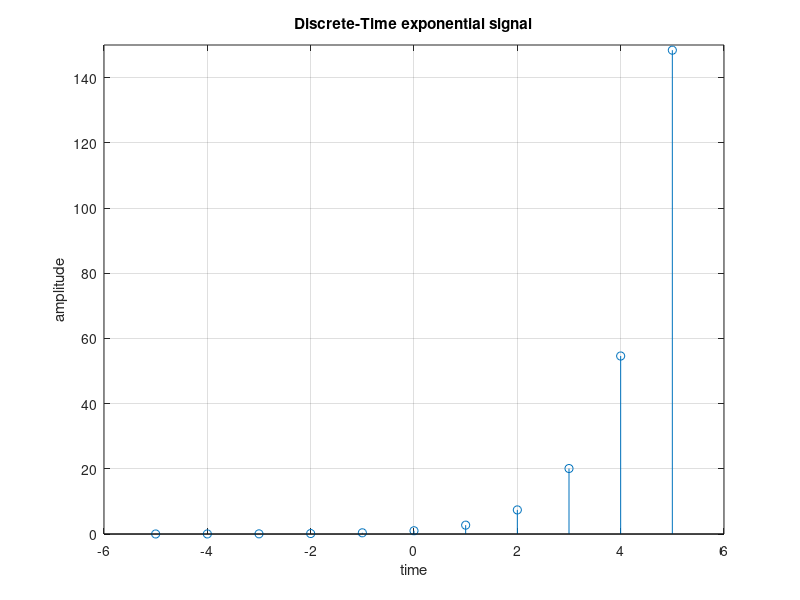
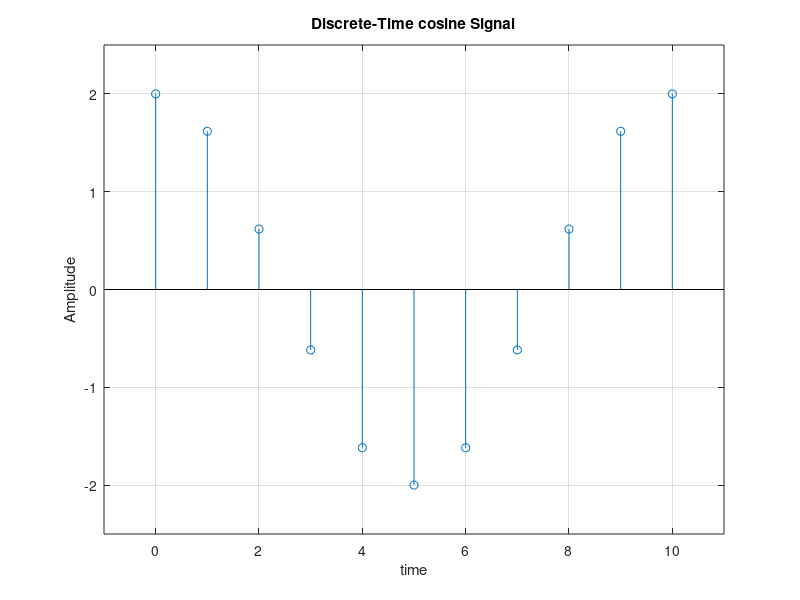
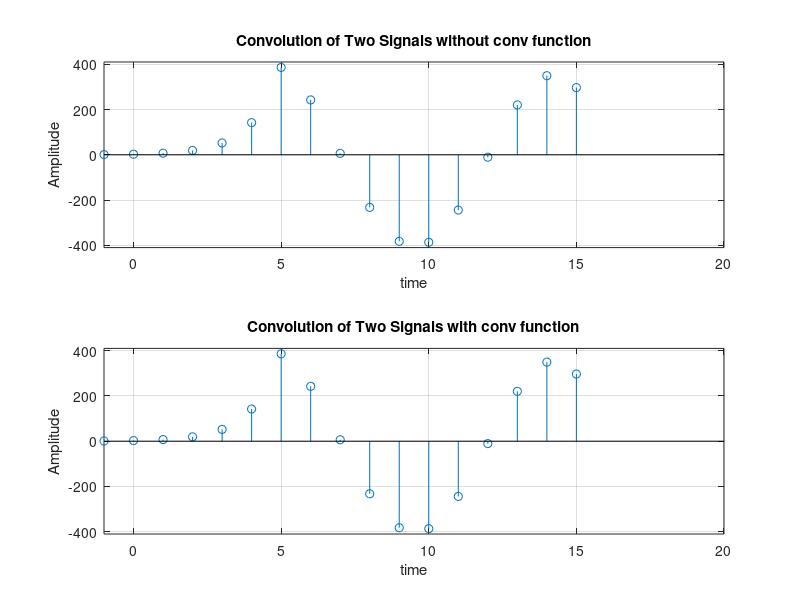
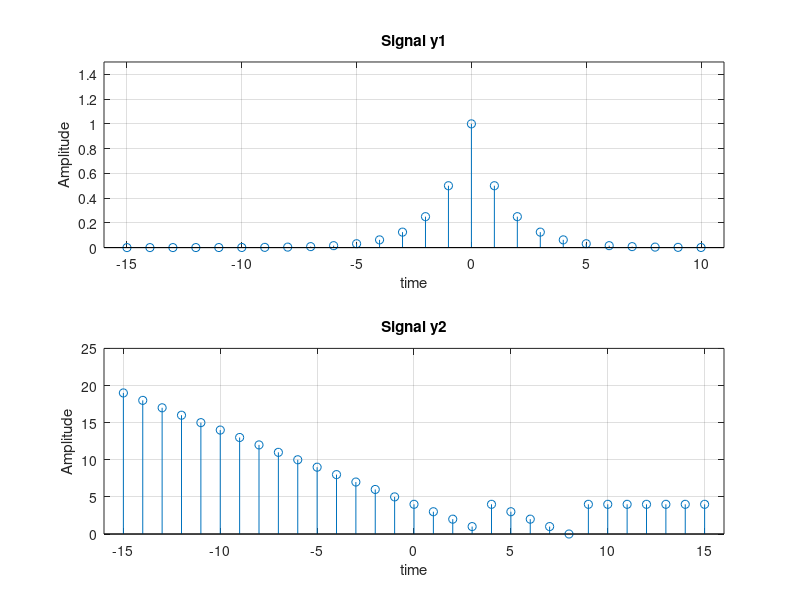

MATLAB code for these plots, in order:
clear all
close all
clc

n1 = -5:1:5;
x1 = exp(n1);

figure(1);
stem(n1,x1);
axis([-6 6 0 150]);
xlabel("time");
ylabel("amplitude");
title("Discrete-Time exponential signal");
grid on;

n2 = 0:1:10;
f = 0.1;
x2 = 2*cos(2*pi*f*n2);

figure(2);
stem(n2,x2);
axis([-1 11 -2.5 2.5]);
title('Discrete-Time cosine Signal');
xlabel('time');
ylabel('Amplitude');
grid on;



% convolution without conv function
m=length(x1);
t=length(x2);
%zero-padding
h1=[x1,zeros(1,t)];
h2=[x2,zeros(1,m)];
for i=1:t+m-1
    X(i)=0;
    for j=1:m
        if(i-j+1>0)
            X(i)=X(i)+h1(j)*h2(i-j+1);
        else
        end
    end
end
n_conv = n1(1) + n2(1):1:n1(end) + n2(end);

figure(3);
subplot(2,1,1);
stem(n_conv,X);
axis([-1 20 -410 410]);
ylabel('Amplitude'); 
xlabel('time'); 
grid on;
title('Convolution of Two Signals without conv function');

% convolution with conv function
X3 = conv(x1,x2);
subplot(2,1,2);
stem(n_conv, X3);
axis([-1 20 -410 410]);
ylabel('Amplitude'); 
xlabel('time'); 
grid on;
title('Convolution of Two Signals with conv function');


%2
t1 = -15:1:10;
y1 = (1/2).^abs(t1);
figure(4)
subplot(2,1,1)
stem(t1,y1);
axis([-16 11 0 1.5]);
ylabel('Amplitude'); 
xlabel('time'); 
title('Signal y1');
grid on;

t2 = -15:1:15;
y2 = 4*(t2>=4)+(-t2+8>=0).*(-t2+4);
subplot(2,1,2)
stem(t2,y2);
axis([-16 16 0 25]);
ylabel('Amplitude'); 
xlabel('time'); 
title('Signal y2');
grid on;


%convolution in time
Y = conv(y1,y2);
n_conv1 = t1(1) + t2(1):1:t1(end) + t2(end);

%Discrete-Time Fourier Tranformation
N1 = length(y1);
N2 = length(y2);
N = N1 + N2 - 1; % Length of the convolution result

fy1 = fft([y1, zeros(1, N - N1)]);
fy2 = fft([y2, zeros(1, N - N2)]);



figure(5)
subplot(2,1,1);
stem(fy1);
xlabel('frequency');
ylabel('Amplitude');
grid on;
title('Fourier Tranformation of signal y1');

subplot(2,1,2);
stem(fy2);
xlabel('frequency');
ylabel('Amplitude');
grid on;
title('Fourier Tranformation of signal y2');

% Verify the multiplication property
fy_mult = fy1 .* fy2;
y_mult = ifft(fy_mult);

figure(6)
subplot(2,1,1)
stem(n_conv1,Y,'-r');
ylabel('Amplitude'); 
xlabel('time'); 
grid on;
title('Convolution of Two Signals in time');

subplot(2,1,2)
stem(n_conv1,y_mult, '-r');
ylabel('Amplitude'); 
xlabel('time'); 
grid on;
title('Convolution of Two Signals after multiplication in frequency');


